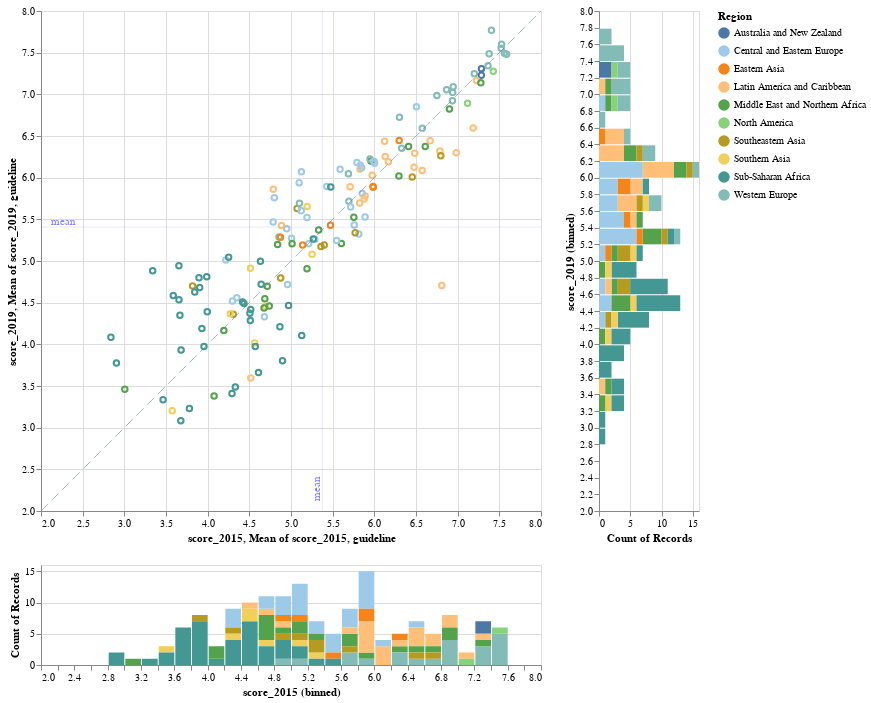

The cell this chart's notebook holds for it:
### Code cell
year=[(2015,'score_2015'),
      (2016,'score_2016'),
      (2017,'score_2017'),
      (2018,'score_2018'),
      (2019,'score_2019')]

w1 = widgets.Dropdown(options=year,
                 value='score_2015',
                 description='x-axis Year:')
w2 = widgets.Dropdown(options=year,
                 value='score_2019',
                 description='y-axis Year:')
display(w1)
display(w2)
display(altair_chart(happiness_data_yearly, w1.value, w2.value))

def on_change(change):
    global chart
    if change['type'] == 'change' and change['name'] == 'value':
        clear_output()
        display(w1)
        display(w2)
        display(altair_chart(happiness_data_yearly, w1.value, w2.value))

w1.observe(on_change)
w2.observe(on_change)

### Figure 1 — Vega-Lite specification as saved in the notebook (floating-point values rounded to 4 significant figures; data arrays with more than 128 entries replaced by an {"elided": "..."} marker saying what was removed)
{"config": {"view": {"continuousWidth": 400, "continuousHeight": 300}}, "vconcat": [{"hconcat": [{"layer": [{"mark": "point", "encoding": {"color": {"condition": {"type": "nominal", "field": "Region", "scale": {"scheme": "tableau20"}, "selection": "selector002"}, "value": "lightgray"}, "opacity": {"condition": {"value": 1, "selection": "selector001"}, "value": 0.2}, "tooltip": [{"type": "nominal", "field": "Country"}, {"type": "quantitative", "field": "score_2015"}, {"type": "quantitative", "field": "score_2019"}], "x": {"type": "quantitative", "field": "score_2015", "scale": {"domain": [2.0, 8.0]}}, "y": {"type": "quantitative", "field": "score_2019", "scale": {"domain": [2.0, 8.0]}}}, "height": 500, "selection": {"selector001": {"type": "multi", "fields": ["Region"], "bind": "legend"}, "selector002": {"type": "single", "empty": "all", "fields": ["Country"]}}, "width": 500}, {"mark": "rule", "encoding": {"color": {"value": "blue"}, "size": {"value": 0.1}, "x": {"type": "quantitative", "aggregate": "mean", "field": "score_2015"}}, "transform": [{"filter": {"selection": {"or": ["selector001", "selector002"]}}}]}, {"mark": {"type": "text", "align": "left", "angle": 270, "baseline": "bottom", "color": "blue", "opacity": 0.5, "text": "mean"}, "encoding": {"x": {"type": "quantitative", "aggregate": "mean", "field": "score_2015"}, "y": {"value": 490}}, "transform": [{"filter": {"selection": {"or": ["selector001", "selector002"]}}}]}, {"mark": "rule", "encoding": {"color": {"value": "blue"}, "size": {"value": 0.1}, "y": {"type": "quantitative", "aggregate": "mean", "field": "score_2019"}}, "transform": [{"filter": {"selection": {"or": ["selector001", "selector002"]}}}]}, {"mark": {"type": "text", "align": "left", "angle": 0, "baseline": "bottom", "color": "blue", "opacity": 0.5, "text": "mean"}, "encoding": {"x": {"value": 10}, "y": {"type": "quantitative", "aggregate": "mean", "field": "score_2019"}}, "transform": [{"filter": {"selection": {"or": ["selector001", "selector002"]}}}]}, {"mark": {"type": "line", "strokeDash": [10, 5]}, "encoding": {"size": {"value": 0.5}, "x": {"type": "quantitative", "field": "guideline", "scale": {"domain": [2.0, 8.0]}}, "y": {"type": "quantitative", "field": "guideline", "scale": {"domain": [2.0, 8.0]}}}}]}, {"mark": "bar", "encoding": {"color": {"type": "nominal", "field": "Region"}, "x": {"type": "quantitative", "aggregate": "count"}, "y": {"type": "quantitative", "bin": {"extent": [2.0, 8.0], "maxbins": 30}, "field": "score_2019"}}, "height": 500, "transform": [{"filter": {"selection": {"or": ["selector001", "selector002"]}}}], "width": 100}]}, {"mark": "bar", "encoding": {"color": {"type": "nominal", "field": "Region"}, "x": {"type": "quantitative", "bin": {"extent": [2.0, 8.0], "maxbins": 30}, "field": "score_2015"}, "y": {"type": "nominal", "aggregate": "count", "field": "Country"}}, "height": 100, "transform": [{"filter": {"selection": {"or": ["selector001", "selector002"]}}}], "width": 500}], "data": {"name": "data-ca9d8fb6e749baefc93495949693a4e5"}, "$schema": "https://vega.github.io/schema/vega-lite/v4.8.1.json", "datasets": {"data-ca9d8fb6e749baefc93495949693a4e5": {"elided": "164 records"}}}
